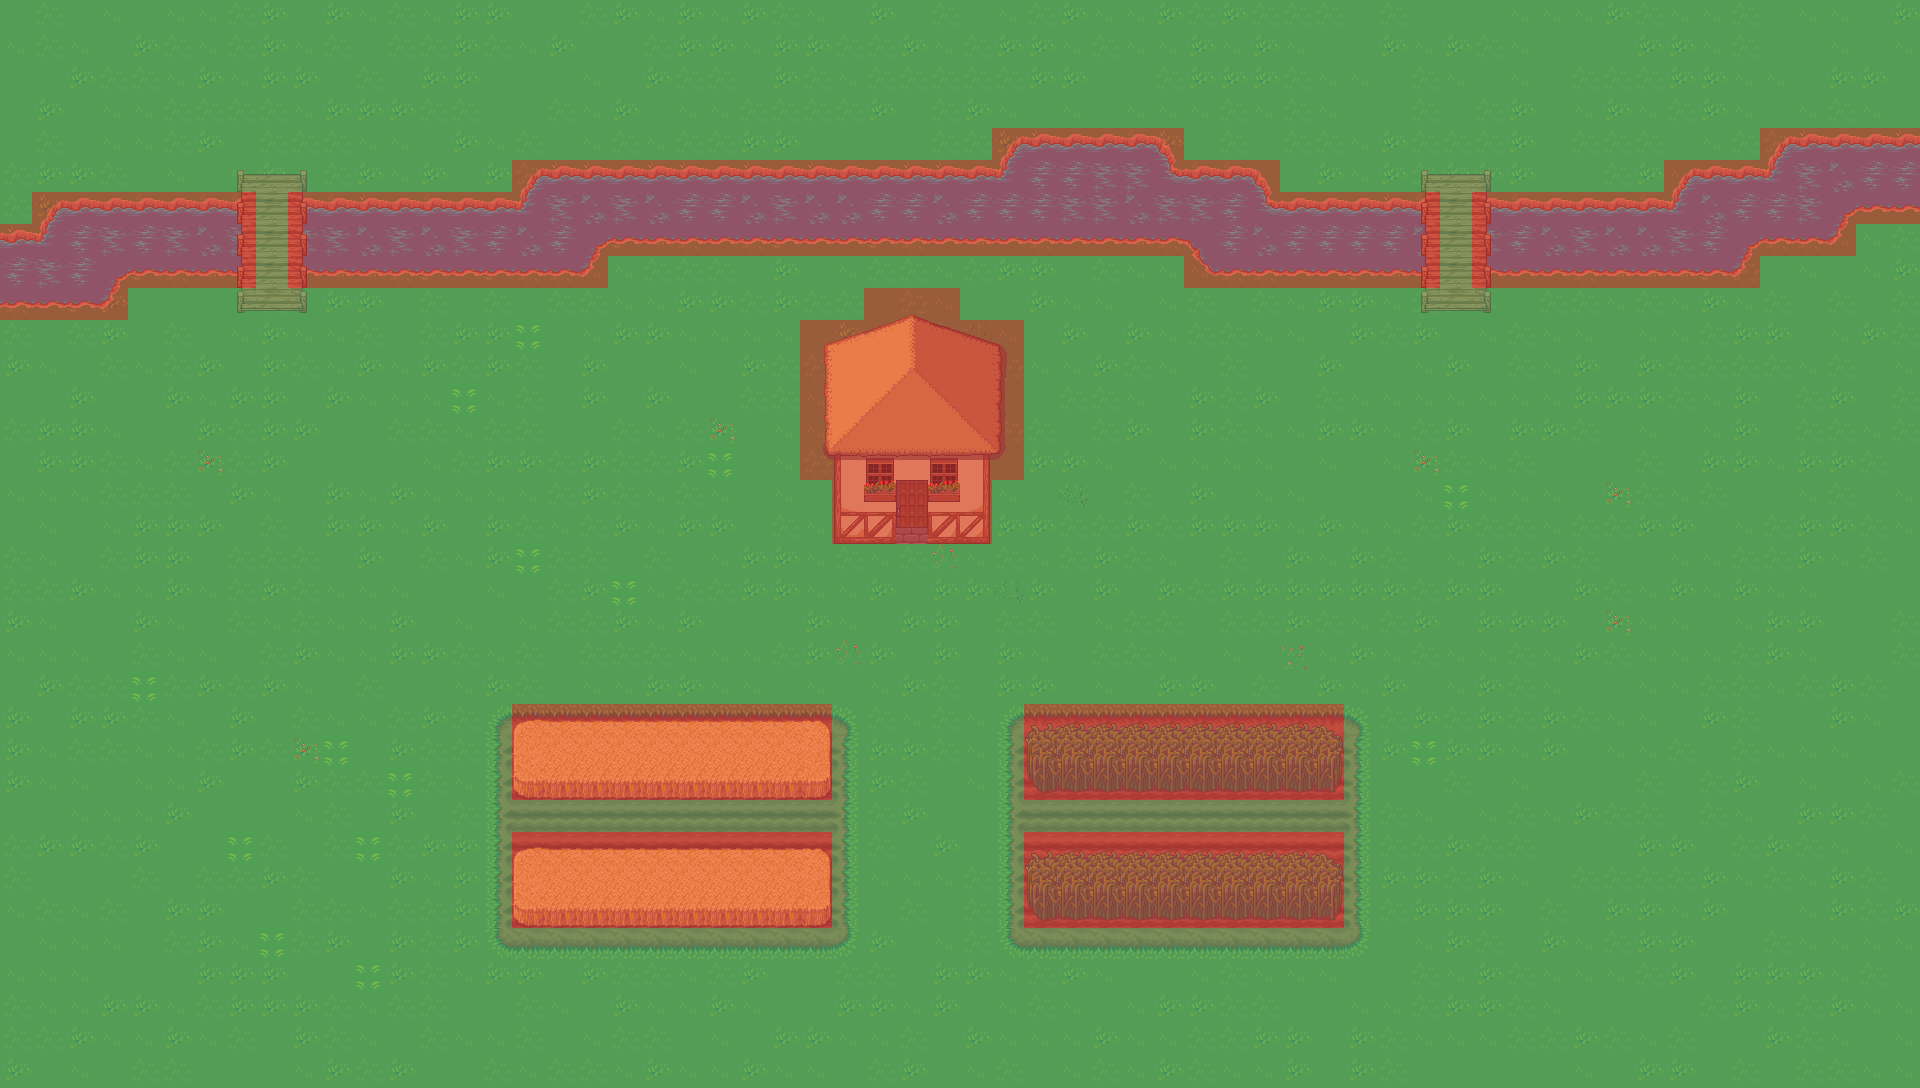

A 2D game scene composited from a Tiled map and its tileset images. What follows is a short description and the map's XML, with each tile layer's data collapsed to a summary:
An orthogonal 60x34 tile map with 32x32 px tiles, 7 tile layers (grounds, plants, bridges, walls, ...), 7 tilesets and 16 objects.

<map version="1.0" orientation="orthogonal" renderorder="right-down" width="60" height="34" tilewidth="32" tileheight="32" nextobjectid="36">
 <tileset firstgid="1" name="terrains" tilewidth="32" tileheight="32" tilecount="1024">
  <image source="../sprites/lpc/terrains/terrains.png" width="1024" height="1024" />
  <terraintypes>
   <terrain name="Dark Dirt" tile="100" />
   <terrain name="Red Dirt" tile="103" />
   <terrain name="Black Dirt" tile="106" />
   <terrain name="Grey Dirt" tile="109" />
   <terrain name="Lava" tile="112" />
   <terrain name="Hole" tile="115" />
   <terrain name="Red Hole" tile="118" />
   <terrain name="Black Hole" tile="121" />
   <terrain name="Water" tile="124" />
   <terrain name="Full Dirt" tile="537" />
   <terrain name="Clean Dirt" tile="537" />
   <terrain name="Trans Dirt" tile="97" />
   <terrain name="Grass" tile="289" />
   <terrain name="Dark Grass" tile="295" />
   <terrain name="Short Grass" tile="298" />
   <terrain name="Long Grass" tile="301" />
   <terrain name="Wheat" tile="304" />
   <terrain name="Earth" tile="676" />
   <terrain name="Sand" tile="307" />
   <terrain name="Sand Water" tile="310" />
   <terrain name="Snow" tile="499" />
   <terrain name="Snow Water" tile="662" />
   <terrain name="Snow Ice" tile="502" />
   <terrain name="Ice" tile="496" />
   <terrain name="Brick Road" tile="491" />
   <terrain name="Sewer" tile="484" />
   <terrain name="Sewer Water" tile="481" />
  </terraintypes>
  <tile id="1" terrain="11,11,11," />
  <tile id="2" terrain="11,11,,11" />
  <tile id="4" terrain="0,0,0," />
  <tile id="5" terrain="0,0,,0" />
  <tile id="7" terrain="1,1,1," />
  <tile id="8" terrain="1,1,,1" />
  <tile id="13" terrain="3,3,3," />
  <tile id="14" terrain="3,3,,3" />
  <tile id="16" terrain="4,4,4," />
  <tile id="17" terrain="4,4,,4" />
  <tile id="19" terrain="5,5,5," />
  <tile id="20" terrain="5,5,,5" />
  <tile id="22" terrain="6,6,6," />
  <tile id="23" terrain="6,6,,6" />
  <tile id="25" terrain="7,7,7," />
  <tile id="26" terrain="7,7,,7" />
  <tile id="28" terrain="8,8,8," />
  <tile id="29" terrain="8,8,,8" />
  <tile id="33" terrain="11,,11,11" />
  <tile id="34" terrain=",11,11,11" />
  <tile id="36" terrain="0,,0,0" />
  <tile id="37" terrain=",0,0,0" />
  <tile id="39" terrain="1,,1,1" />
  <tile id="40" terrain=",1,1,1" />
  <tile id="45" terrain="3,,3,3" />
  <tile id="46" terrain=",3,3,3" />
  <tile id="48" terrain="4,,4,4" />
  <tile id="49" terrain=",4,4,4" />
  <tile id="51" terrain="5,,5,5" />
  <tile id="52" terrain=",5,5,5" />
  <tile id="54" terrain="6,,6,6" />
  <tile id="55" terrain=",6,6,6" />
  <tile id="57" terrain="7,,7,7" />
  <tile id="58" terrain=",7,7,7" />
  <tile id="60" terrain="8,,8,8" />
  <tile id="61" terrain=",8,8,8" />
  <tile id="64" terrain=",,,11" />
  <tile id="65" terrain=",,11,11" />
  <tile id="66" terrain=",,11," />
  <tile id="67" terrain=",,,0" />
  <tile id="68" terrain=",,0,0" />
  <tile id="69" terrain=",,0," />
  <tile id="70" terrain=",,,1" />
  <tile id="71" terrain=",,1,1" />
  <tile id="72" terrain=",,1," />
  <tile id="73" terrain=",,,2" />
  <tile id="74" terrain=",,2,2" />
  <tile id="75" terrain=",,2," />
  <tile id="76" terrain=",,,3" />
  <tile id="77" terrain=",,3,3" />
  <tile id="78" terrain=",,3," />
  <tile id="79" terrain=",,,4" />
  <tile id="80" terrain=",,4,4" />
  <tile id="81" terrain=",,4," />
  <tile id="82" terrain=",,,5" />
  <tile id="83" terrain=",,5,5" />
  <tile id="84" terrain=",,5," />
  <tile id="85" terrain=",,,6" />
  <tile id="86" terrain=",,6,6" />
  <tile id="87" terrain=",,6," />
  <tile id="88" terrain=",,,7" />
  <tile id="89" terrain=",,7,7" />
  <tile id="90" terrain=",,7," />
  <tile id="91" terrain=",,,8" />
  <tile id="92" terrain=",,8,8" />
  <tile id="93" terrain=",,8," />
  <tile id="96" terrain=",11,,11" />
  <tile id="97" terrain="11,11,11,11" />
  <tile id="98" terrain="11,,11," />
  <tile id="99" terrain=",0,,0" />
  <tile id="100" terrain="0,0,0,0" />
  <tile id="101" terrain="0,,0," />
  <tile id="102" terrain=",1,,1" />
  <tile id="103" terrain="1,1,1,1" />
  <tile id="104" terrain="1,,1," />
  <tile id="105" terrain=",2,,2" />
  <tile id="106" terrain="2,2,2,2" />
  <tile id="107" terrain="2,,2," />
  <tile id="108" terrain=",3,,3" />
  <tile id="110" terrain="3,,3," />
  <tile id="111" terrain=",4,,4" />
  <tile id="112" terrain="4,4,4,4" />
  <tile id="113" terrain="4,,4," />
  <tile id="114" terrain=",5,,5" />
  <tile id="115" terrain="5,5,5,5" />
  <tile id="116" terrain="5,,5," />
  <tile id="117" terrain=",6,,6" />
  <tile id="118" terrain="6,6,6,6" />
  <tile id="119" terrain="6,,6," />
  <tile id="120" terrain=",7,,7" />
  <tile id="122" terrain="7,,7," />
  <tile id="123" terrain=",8,,8" />
  <tile id="125" terrain="8,,8," />
  <tile id="128" terrain=",11,," />
  <tile id="129" terrain="11,11,," />
  <tile id="130" terrain="11,,," />
  <tile id="131" terrain=",0,," />
  <tile id="132" terrain="0,0,," />
  <tile id="133" terrain="0,,," />
  <tile id="134" terrain=",1,," />
  <tile id="135" terrain="1,1,," />
  <tile id="136" terrain="1,,," />
  <tile id="137" terrain=",2,," />
  <tile id="138" terrain="2,2,," />
  <tile id="139" terrain="2,,," />
  <tile id="140" terrain=",3,," />
  <tile id="141" terrain="3,3,," />
  <tile id="142" terrain="3,,," />
  <tile id="143" terrain=",4,," />
  <tile id="144" terrain="4,4,," />
  <tile id="145" terrain="4,,," />
  <tile id="146" terrain=",5,," />
  <tile id="147" terrain="5,5,," />
  <tile id="148" terrain="5,,," />
  <tile id="149" terrain=",6,," />
  <tile id="150" terrain="6,6,," />
  <tile id="151" terrain="6,,," />
  <tile id="152" terrain=",7,," />
  <tile id="153" terrain="7,7,," />
  <tile id="154" terrain="7,,," />
  <tile id="155" terrain=",8,," />
  <tile id="156" terrain="8,8,," />
  <tile id="157" terrain="8,,," />
  <tile id="160" terrain="9,9,9,9" />
  <tile id="161" terrain="9,9,9,9" />
  <tile id="162" terrain="9,9,9,9" />
  <tile id="163" terrain="0,0,0,0" />
  <tile id="164" terrain="0,0,0,0" />
  <tile id="165" terrain="0,0,0,0" />
  <tile id="166" terrain="1,1,1,1" />
  <tile id="167" terrain="1,1,1,1" />
  <tile id="168" terrain="1,1,1,1" />
  <tile id="169" terrain="2,2,2,2" />
  <tile id="170" terrain="2,2,2,2" />
  <tile id="171" terrain="2,2,2,2" />
  <tile id="172" terrain="3,3,3,3" />
  <tile id="173" terrain="3,3,3,3" />
  <tile id="174" terrain="3,3,3,3" />
  <tile id="175" terrain="4,4,4,4" />
  <tile id="176" terrain="4,4,4,4" />
  <tile id="177" terrain="4,4,4,4" />
  <tile id="184" terrain="7,7,7,7" />
  <tile id="185" terrain="7,7,7,7" />
  <tile id="186" terrain="7,7,7,7" />
  <tile id="187" terrain="8,8,8,8" />
  <tile id="188" terrain="8,8,8,8" />
  <tile id="189" terrain="8,8,8,8" />
  <tile id="193" terrain="12,12,12," />
  <tile id="194" terrain="12,12,,12" />
  <tile id="196" terrain="12,12,12," />
  <tile id="197" terrain="12,12,,12" />
  <tile id="199" terrain="13,13,13," />
  <tile id="200" terrain="13,13,,13" />
  <tile id="202" terrain="14,14,14," />
  <tile id="203" terrain="14,14,,14" />
  <tile id="205" terrain="15,15,15," />
  <tile id="206" terrain="15,15,,15" />
  <tile id="208" terrain="16,16,16," />
  <tile id="209" terrain="16,16,,16" />
  <tile id="211" terrain="18,18,18," />
  <tile id="212" terrain="18,18,,18" />
  <tile id="214" terrain="19,19,19," />
  <tile id="215" terrain="19,19,,19" />
  <tile id="225" terrain="12,,12,12" />
  <tile id="226" terrain=",12,12,12" />
  <tile id="228" terrain="12,,12,12" />
  <tile id="229" terrain=",12,12,12" />
  <tile id="231" terrain="13,,13,13" />
  <tile id="232" terrain=",13,13,13" />
  <tile id="234" terrain="14,,14,14" />
  <tile id="235" terrain=",14,14,14" />
  <tile id="237" terrain="15,,15,15" />
  <tile id="238" terrain=",15,15,15" />
  <tile id="240" terrain="16,,16,16" />
  <tile id="241" terrain=",16,16,16" />
  <tile id="243" terrain="18,,18,18" />
  <tile id="244" terrain=",18,18,18" />
  <tile id="246" terrain="19,,19,19" />
  <tile id="247" terrain=",19,19,19" />
  <tile id="256" terrain=",,,12" />
  <tile id="257" terrain=",,12,12" />
  <tile id="258" terrain=",,12," />
  <tile id="259" terrain=",,,12" />
  <tile id="260" terrain=",,12,12" />
  <tile id="261" terrain=",,12," />
  <tile id="262" terrain=",,,13" />
  <tile id="263" terrain=",,13,13" />
  <tile id="264" terrain=",,13," />
  <tile id="265" terrain=",,,14" />
  <tile id="266" terrain=",,14,14" />
  <tile id="267" terrain=",,14," />
  <tile id="268" terrain=",,,15" />
  <tile id="269" terrain=",,15,15" />
  <tile id="270" terrain=",,15," />
  <tile id="271" terrain=",,,16" />
  <tile id="272" terrain=",,16,16" />
  <tile id="273" terrain=",,16," />
  <tile id="274" terrain=",,,18" />
  <tile id="275" terrain=",,18,18" />
  <tile id="276" terrain=",,18," />
  <tile id="277" terrain=",,,19" />
  <tile id="278" terrain=",,19,19" />
  <tile id="279" terrain=",,19," />
  <tile id="288" terrain=",12,,12" />
  <tile id="290" terrain="12,,12," />
  <tile id="291" terrain=",12,,12" />
  <tile id="292" terrain="12,12,12,12" />
  <tile id="293" terrain="12,,12," />
  <tile id="294" terrain=",13,,13" />
  <tile id="295" terrain="13,13,13,13" />
  <tile id="296" terrain="13,,13," />
  <tile id="297" terrain=",14,,14" />
  <tile id="298" terrain="14,14,14,14" />
  <tile id="299" terrain="14,,14," />
  <tile id="300" terrain=",15,,15" />
  <tile id="301" terrain="15,15,15,15" />
  <tile id="302" terrain="15,,15," />
  <tile id="303" terrain=",16,,16" />
  <tile id="304" terrain="16,16,16,16" />
  <tile id="305" terrain="16,,16," />
  <tile id="306" terrain=",18,,18" />
  <tile id="307" terrain="18,18,18,18" />
  <tile id="308" terrain="18,,18," />
  <tile id="309" terrain=",19,,19" />
  <tile id="310" terrain="19,19,19,19" />
  <tile id="311" terrain="19,,19," />
  <tile id="320" terrain=",12,," />
  <tile id="321" terrain="12,12,," />
  <tile id="322" terrain="12,,," />
  <tile id="323" terrain=",12,," />
  <tile id="324" terrain="12,12,," />
  <tile id="325" terrain="12,,," />
  <tile id="326" terrain=",13,," />
  <tile id="327" terrain="13,13,," />
  <tile id="328" terrain="13,,," />
  <tile id="329" terrain=",14,," />
  <tile id="330" terrain="14,14,," />
  <tile id="331" terrain="14,,," />
  <tile id="332" terrain=",15,," />
  <tile id="333" terrain="15,15,," />
  <tile id="334" terrain="15,,," />
  <tile id="335" terrain=",16,," />
  <tile id="336" terrain="16,16,," />
  <tile id="337" terrain="16,,," />
  <tile id="338" terrain=",18,," />
  <tile id="339" terrain="18,18,," />
  <tile id="340" terrain="18,,," />
  <tile id="341" terrain=",19,," />
  <tile id="342" terrain="19,19,," />
  <tile id="343" terrain="19,,," />
  <tile id="352" terrain="12,12,12,12" />
  <tile id="353" terrain="12,12,12,12" />
  <tile id="354" terrain="12,12,12,12" />
  <tile id="358" terrain="13,13,13,13" />
  <tile id="359" terrain="13,13,13,13" />
  <tile id="360" terrain="13,13,13,13" />
  <tile id="370" terrain="18,18,18,18" />
  <tile id="371" terrain="18,18,18,18" />
  <tile id="372" terrain="18,18,18,18" />
  <tile id="385" terrain="26,26,26," />
  <tile id="386" terrain="26,26,,26" />
  <tile id="388" terrain="25,25,25," />
  <tile id="389" terrain="25,25,,25" />
  <tile id="395" terrain="24,24,24," />
  <tile id="396" terrain="24,24,," />
  <tile id="397" terrain="24,24,,24" />
  <tile id="398" terrain="24,24,24,24" />
  <tile id="400" terrain="23,23,23," />
  <tile id="401" terrain="23,23,,23" />
  <tile id="403" terrain="20,20,20," />
  <tile id="404" terrain="20,20,,20" />
  <tile id="406" terrain="22,22,22," />
  <tile id="407" terrain="22,22,,22" />
  <tile id="417" terrain="26,,26,26" />
  <tile id="418" terrain=",26,26,26" />
  <tile id="420" terrain="25,,25,25" />
  <tile id="421" terrain=",25,25,25" />
  <tile id="427" terrain="24,,24," />
  <tile id="429" terrain=",24,,24" />
  <tile id="430" terrain="24,24,24,24" />
  <tile id="432" terrain="23,,23,23" />
  <tile id="433" terrain=",23,23,23" />
  <tile id="435" terrain="20,,20,20" />
  <tile id="436" terrain=",20,20,20" />
  <tile id="438" terrain="22,,22,22" />
  <tile id="439" terrain=",22,22,22" />
  <tile id="448" terrain=",,,26" />
  <tile id="449" terrain=",,26,26" />
  <tile id="450" terrain=",,26," />
  <tile id="451" terrain=",,,25" />
  <tile id="452" terrain=",,25,25" />
  <tile id="453" terrain=",,25," />
  <tile id="459" terrain="24,,24,24" />
  <tile id="460" terrain=",,24,24" />
  <tile id="461" terrain=",24,24,24" />
  <tile id="462" terrain="24,24,24,24" />
  <tile id="463" terrain=",,,23" />
  <tile id="464" terrain=",,23,23" />
  <tile id="465" terrain=",,23," />
  <tile id="466" terrain=",,,20" />
  <tile id="467" terrain=",,20,20" />
  <tile id="468" terrain=",,20," />
  <tile id="469" terrain=",,,22" />
  <tile id="470" terrain=",,22,22" />
  <tile id="471" terrain=",,22," />
  <tile id="480" terrain=",26,,26" />
  <tile id="482" terrain="26,,26," />
  <tile id="483" terrain=",25,,25" />
  <tile id="484" terrain="25,25,25,25" />
  <tile id="485" terrain="25,,25," />
  <tile id="491" terrain="24,24,24,24" />
  <tile id="492" terrain="24,24,24,24" />
  <tile id="493" terrain="24,24,24,24" />
  <tile id="494" terrain="24,24,24,24" />
  <tile id="495" terrain=",23,,23" />
  <tile id="496" terrain="23,23,23,23" />
  <tile id="497" terrain="23,,23," />
  <tile id="498" terrain=",20,,20" />
  <tile id="499" terrain="20,20,20,20" />
  <tile id="500" terrain="20,,20," />
  <tile id="501" terrain=",22,,22" />
  <tile id="502" terrain="22,22,22,22" />
  <tile id="503" terrain="22,,22," />
  <tile id="504" terrain="9,9,9,10" />
  <tile id="505" terrain="9,9,10,10" />
  <tile id="506" terrain="9,9,10,9" />
  <tile id="507" terrain="10,10,10,9" />
  <tile id="508" terrain="10,10,9,10" />
  <tile id="512" terrain=",26,," />
  <tile id="513" terrain="26,26,," />
  <tile id="514" terrain="26,,," />
  <tile id="515" terrain=",25,," />
  <tile id="516" terrain="25,25,," />
  <tile id="517" terrain="25,,," />
  <tile id="524" terrain=",,,24" />
  <tile id="525" terrain=",,24," />
  <tile id="527" terrain=",23,," />
  <tile id="528" terrain="23,23,," />
  <tile id="529" terrain="23,,," />
  <tile id="530" terrain=",20,," />
  <tile id="531" terrain="20,20,," />
  <tile id="532" terrain="20,,," />
  <tile id="533" terrain=",22,," />
  <tile id="534" terrain="22,22,," />
  <tile id="535" terrain="22,,," />
  <tile id="536" terrain="9,10,9,10" />
  <tile id="537" terrain="10,10,10,10" />
  <tile id="538" terrain="10,9,10,9" />
  <tile id="539" terrain="10,9,10,10" />
  <tile id="540" terrain="9,10,10,10" />
  <tile id="544" terrain="26,26,26,26" />
  <tile id="545" terrain="26,26,26,26" />
  <tile id="546" terrain="26,26,26,26" />
  <tile id="547" terrain="25,25,25,25" />
  <tile id="548" terrain="25,25,25,25" />
  <tile id="549" terrain="25,25,25,25" />
  <tile id="556" terrain=",24,," />
  <tile id="557" terrain="24,,," />
  <tile id="559" terrain="23,23,23,23" />
  <tile id="560" terrain="23,23,23,23" />
  <tile id="561" terrain="23,23,23,23" />
  <tile id="562" terrain="20,20,20,20" />
  <tile id="563" terrain="20,20,20,20" />
  <tile id="564" terrain="20,20,20,20" />
  <tile id="566" terrain="21,21,21," />
  <tile id="567" terrain="21,21,,21" />
  <tile id="568" terrain="9,10,9,9" />
  <tile id="569" terrain="10,10,9,9" />
  <tile id="570" terrain="10,9,9,9" />
  <tile id="571" terrain="10,10,10,10" />
  <tile id="572" terrain="10,10,10,10" />
  <tile id="580" terrain="17,17,17," />
  <tile id="581" terrain="17,17,,17" />
  <tile id="598" terrain="21,,21,21" />
  <tile id="599" terrain=",21,21,21" />
  <tile id="600" terrain="9,9,9,9" />
  <tile id="601" terrain="9,9,9,9" />
  <tile id="602" terrain="9,9,9,9" />
  <tile id="603" terrain="9,9,9,9" />
  <tile id="604" terrain="9,9,9,9" />
  <tile id="612" terrain="17,,17,17" />
  <tile id="613" terrain=",17,17,17" />
  <tile id="629" terrain=",,,21" />
  <tile id="630" terrain=",,21,21" />
  <tile id="631" terrain=",,21," />
  <tile id="643" terrain=",,,17" />
  <tile id="644" terrain=",,17,17" />
  <tile id="645" terrain=",,17," />
  <tile id="661" terrain=",21,,21" />
  <tile id="662" terrain="21,21,21,21" />
  <tile id="663" terrain="21,,21," />
  <tile id="675" terrain=",17,,17" />
  <tile id="676" terrain="17,17,17,17" />
  <tile id="677" terrain="17,,17," />
  <tile id="693" terrain=",21,," />
  <tile id="694" terrain="21,21,," />
  <tile id="695" terrain="21,,," />
  <tile id="707" terrain=",17,," />
  <tile id="708" terrain="17,17,," />
  <tile id="709" terrain="17,,," />
 </tileset>
 <tileset firstgid="1025" name="cottage" tilewidth="32" tileheight="32" tilecount="256">
  <image source="../sprites/lpc/thatched-roof-cottage/cottage.png" width="512" height="512" />
 </tileset>
 <tileset firstgid="1281" name="thatched-roof" tilewidth="32" tileheight="32" tilecount="256">
  <image source="../sprites/lpc/thatched-roof-cottage/thatched-roof.png" width="512" height="512" />
 </tileset>
 <tileset firstgid="1537" name="doors" tilewidth="32" tileheight="32" tilecount="256">
  <image source="../sprites/lpc/windows-doors/doors.png" width="512" height="512" />
 </tileset>
 <tileset firstgid="1793" name="windows" tilewidth="32" tileheight="32" tilecount="256">
  <image source="../sprites/lpc/windows-doors/windows.png" width="512" height="512" />
 </tileset>
 <tileset firstgid="2049" name="obj_misk_atlas" tilewidth="32" tileheight="32" tilecount="1024">
  <image source="../sprites/lpc/tile-atlas2/obj_misk_atlas.png" width="1024" height="1024" />
 </tileset>
 <tileset firstgid="3073" name="pathfind" tilewidth="32" tileheight="32" tilecount="4">
  <image source="pathfind.png" width="64" height="64" />
  <tile id="0">
   <properties>
    <property name="walkable" value="1" />
   </properties>
  </tile>
  <tile id="1">
   <properties>
    <property name="walkable" value="0" />
   </properties>
  </tile>
 </tileset>
 <layer name="grounds" width="60" height="34">
  <data>[2040 cells, 2040 non-empty, 4 distinct tile ids]</data>
 </layer>
 <layer name="plants" width="60" height="34">
  <data>[2040 cells, 425 non-empty, 30 distinct tile ids]</data>
 </layer>
 <layer name="bridges" width="60" height="34">
  <data>[2040 cells, 30 non-empty, 9 distinct tile ids]</data>
 </layer>
 <layer name="walls" width="60" height="34">
  <data>[2040 cells, 133 non-empty, 27 distinct tile ids]</data>
 </layer>
 <layer name="doors_and_windows" width="60" height="34">
  <data>[2040 cells, 7 non-empty, 5 distinct tile ids]</data>
 </layer>
 <layer name="roofs" width="60" height="34">
  <data>[2040 cells, 36 non-empty, 23 distinct tile ids]</data>
 </layer>
 <objectgroup name="collision">
  <properties>
   <property name="collision" value="true" />
  </properties>
  <object id="9" x="835.333" y="455.333" width="154" height="88" />
  <object id="12" x="514.667" y="722" width="316" height="75.3333" />
  <object id="13" x="1026" y="726" width="317.333" height="64" />
  <object id="14" x="1026" y="854" width="315.333" height="67.3333" />
  <object id="15" x="514" y="850" width="315.333" height="76" />
  <object id="16" x="823.667" y="344.333" width="178" height="109.667" />
  <object id="19" x="865" y="318" width="94.3333" height="94.3333">
   <ellipse />
  </object>
  <object id="20" x="3" y="240" width="107" height="62" />
  <object id="21" x="48" y="210" width="191" height="62" />
  <object id="22" x="530" y="177" width="734" height="62" />
  <object id="24" x="1008" y="145" width="154" height="64" />
  <object id="27" x="1193.33" y="198" width="228.667" height="71" />
  <object id="28" x="1685" y="175" width="151" height="64" />
  <object id="29" x="1786" y="142" width="140" height="66" />
  </objectgroup>
 <layer name="pathfind" width="60" height="34" opacity="0.56">
  <data>[2040 cells, 2040 non-empty, 2 distinct tile ids]</data>
 </layer>
</map>
<!-- 2 of 16 objects omitted -->
